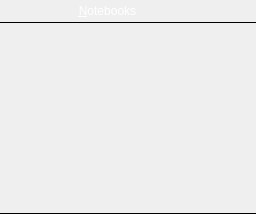
       <widget class="QWidget" name="notebooksWidget" native="true">
        <property name="styleSheet">
         <string notr="true">QWidget#notebooksWidget {
border: none;
}</string>
        </property>
        <layout class="QVBoxLayout" name="notebooksVerticalLayout">
         <property name="spacing">
          <number>0</number>
         </property>
         <property name="leftMargin">
          <number>0</number>
         </property>
         <property name="topMargin">
          <number>0</number>
         </property>
         <property name="rightMargin">
          <number>0</number>
         </property>
         <property name="bottomMargin">
          <number>0</number>
         </property>
         <item>
          <widget class="QFrame" name="notebooksHeaderPanel">
           <property name="minimumSize">
            <size>
             <width>0</width>
             <height>22</height>
            </size>
           </property>
           <property name="maximumSize">
            <size>
             <width>16777215</width>
             <height>22</height>
            </size>
           </property>
           <property name="styleSheet">
            <string notr="true">QWidget {
border: none;
background-color: qlineargradient(x1: 0, y1: 0, x2: 0, y2: 1,
stop: 0 #a6a6a6, stop: 0.08 #7f7f7f,
stop: 0.39999 #717171, stop: 0.4 #626262,
stop: 0.9 #4c4c4c, stop: 1 #333333);
color: rgb(255, 255, 255);
}


QPushButton {
border: none;
padding: 0px;
}

QPushButton:focus {
outline: none;
}

QPushButton:hover:!pressed {
background-color: qlineargradient(x1: 0, y1: 0, x2: 0, y2: 1,
stop: 0 #bcbcbc, stop: 0.08 #9f9f9f,
stop: 0.39999 #949494, stop: 0.4 #898989,
stop: 0.9 #787878, stop: 1 #666666);
}

QPushButton:pressed {
background-color: qlineargradient(x1: 0, y1: 0, x2: 0, y2: 1,
stop: 0 #535353, stop: 0.08 #3f3f3f,
stop: 0.39999 #393939, stop: 0.4 #313131,
stop: 0.9 #262626, stop: 1 #1a1a1a);
}

QPushButton#notebooksPanelIconPseudoPushButton:hover {
background-color: qlineargradient(x1: 0, y1: 0, x2: 0, y2: 1,
stop: 0 #a6a6a6, stop: 0.08 #7f7f7f,
stop: 0.39999 #717171, stop: 0.4 #626262,
stop: 0.9 #4c4c4c, stop: 1 #333333);
}

QPushButton#notebooksPanelIconPseudoPushButton:pressed {
background-color: qlineargradient(x1: 0, y1: 0, x2: 0, y2: 1,
stop: 0 #a6a6a6, stop: 0.08 #7f7f7f,
stop: 0.39999 #717171, stop: 0.4 #626262,
stop: 0.9 #4c4c4c, stop: 1 #333333);
}

QLabel {
border: none;
}</string>
           </property>
           <property name="lineWidth">
            <number>0</number>
           </property>
           <layout class="QHBoxLayout" name="notebooksHeaderVerticalLayout">
            <property name="spacing">
             <number>0</number>
            </property>
            <property name="leftMargin">
             <number>0</number>
            </property>
            <property name="topMargin">
             <number>0</number>
            </property>
            <property name="rightMargin">
             <number>1</number>
            </property>
            <property name="bottomMargin">
             <number>0</number>
            </property>
            <item>
             <widget class="QPushButton" name="notebooksPanelIconPseudoPushButton">
              <property name="sizePolicy">
               <sizepolicy hsizetype="Preferred" vsizetype="Preferred">
                <horstretch>0</horstretch>
                <verstretch>0</verstretch>
               </sizepolicy>
              </property>
              <property name="minimumSize">
               <size>
                <width>20</width>
                <height>20</height>
               </size>
              </property>
              <property name="maximumSize">
               <size>
                <width>20</width>
                <height>20</height>
               </size>
              </property>
              <property name="styleSheet">
               <string notr="true"/>
              </property>
              <property name="icon">
               <iconset resource="../resource/icons/other/icons.qrc">
                <normaloff>:/notebook/book.png</normaloff>:/notebook/book.png</iconset>
              </property>
              <property name="iconSize">
               <size>
                <width>16</width>
                <height>16</height>
               </size>
              </property>
              <property name="flat">
               <bool>true</bool>
              </property>
             </widget>
            </item>
            <item>
             <widget class="QLabel" name="notebooksLabel">
              <property name="sizePolicy">
               <sizepolicy hsizetype="Minimum" vsizetype="Fixed">
                <horstretch>0</horstretch>
                <verstretch>0</verstretch>
               </sizepolicy>
              </property>
              <property name="minimumSize">
               <size>
                <width>90</width>
                <height>20</height>
               </size>
              </property>
              <property name="text">
               <string>&amp;Notebooks</string>
              </property>
              <property name="alignment">
               <set>Qt::AlignCenter</set>
              </property>
              <property name="buddy">
               <cstring>notebooksTreeView</cstring>
              </property>
             </widget>
            </item>
            <item>
             <widget class="QPushButton" name="addNotebookButton">
              <property name="sizePolicy">
               <sizepolicy hsizetype="Fixed" vsizetype="Fixed">
                <horstretch>0</horstretch>
                <verstretch>0</verstretch>
               </sizepolicy>
              </property>
              <property name="minimumSize">
               <size>
                <width>20</width>
                <height>20</height>
               </size>
              </property>
              <property name="maximumSize">
               <size>
                <width>20</width>
                <height>20</height>
               </size>
              </property>
              <property name="icon">
               <iconset theme="document-new">
                <normaloff>.</normaloff>.</iconset>
              </property>
              <property name="iconSize">
               <size>
                <width>16</width>
                <height>16</height>
               </size>
              </property>
              <property name="flat">
               <bool>true</bool>
              </property>
             </widget>
            </item>
            <item>
             <widget class="QPushButton" name="removeNotebookButton">
              <property name="sizePolicy">
               <sizepolicy hsizetype="Fixed" vsizetype="Fixed">
                <horstretch>0</horstretch>
                <verstretch>0</verstretch>
               </sizepolicy>
              </property>
              <property name="minimumSize">
               <size>
                <width>20</width>
                <height>20</height>
               </size>
              </property>
              <property name="maximumSize">
               <size>
                <width>20</width>
                <height>20</height>
               </size>
              </property>
              <property name="mouseTracking">
               <bool>true</bool>
              </property>
              <property name="styleSheet">
               <string notr="true"/>
              </property>
              <property name="icon">
               <iconset theme="edit-delete">
                <normaloff>.</normaloff>.</iconset>
              </property>
              <property name="iconSize">
               <size>
                <width>16</width>
                <height>16</height>
               </size>
              </property>
              <property name="flat">
               <bool>true</bool>
              </property>
             </widget>
            </item>
            <item>
             <widget class="QPushButton" name="notebookInfoButton">
              <property name="sizePolicy">
               <sizepolicy hsizetype="Fixed" vsizetype="Fixed">
                <horstretch>0</horstretch>
                <verstretch>0</verstretch>
               </sizepolicy>
              </property>
              <property name="minimumSize">
               <size>
                <width>20</width>
                <height>20</height>
               </size>
              </property>
              <property name="maximumSize">
               <size>
                <width>20</width>
                <height>20</height>
               </size>
              </property>
              <property name="icon">
               <iconset theme="dialog-information">
                <normaloff>.</normaloff>.</iconset>
              </property>
              <property name="iconSize">
               <size>
                <width>16</width>
                <height>16</height>
               </size>
              </property>
              <property name="flat">
               <bool>true</bool>
              </property>
             </widget>
            </item>
           </layout>
          </widget>
         </item>
         <item>
          <widget class="NotebookItemView" name="notebooksTreeView">
           <property name="minimumSize">
            <size>
             <width>0</width>
             <height>30</height>
            </size>
           </property>
           <property name="styleSheet">
            <string notr="true">#notebooksTreeView {
border: none;
border-top: 1px solid black;
border-bottom: 1px solid black;
background-color: transparent;
}</string>
           </property>
           <property name="horizontalScrollBarPolicy">
            <enum>Qt::ScrollBarAlwaysOff</enum>
           </property>
           <property name="showDropIndicator" stdset="0">
            <bool>true</bool>
           </property>
           <property name="dragEnabled">
            <bool>true</bool>
           </property>
           <property name="dragDropOverwriteMode">
            <bool>true</bool>
           </property>
           <property name="dragDropMode">
            <enum>QAbstractItemView::InternalMove</enum>
           </property>
           <property name="defaultDropAction">
            <enum>Qt::MoveAction</enum>
           </property>
           <property name="selectionMode">
            <enum>QAbstractItemView::SingleSelection</enum>
           </property>
           <property name="selectionBehavior">
            <enum>QAbstractItemView::SelectRows</enum>
           </property>
          </widget>
         </item>
        </layout>
       </widget>
